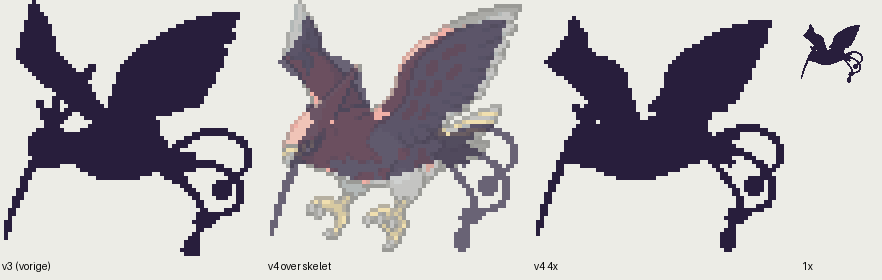

Generate this figure with Python:
"""Kolibrie silhouet v4 (Jordi, 24 okt): pose van Talonflame blijft (kop linksonder, vleugels als V,
staart naar rechts), maar kop, lijf en vleugelaanzet naar de leidraadfoto
(`referenties/jordi_leidraad_kop_vleugels.webp`) en Jordi's correctie op v3
(`referenties/jordi_silhouet_v3_correctie.png`):
- kop minder rond: een 'bovenhoofd' dat doorloopt in de nek; snavel uit de voorpunt van de kop;
- vleugels zitten met een brede, rechte aanzet op de rug (geen gat), iets kleiner t.o.v. het lijf;
- lijf gladder: één gestroomlijnde torpedo van borst naar staartwortel."""
import os, math
import numpy as np
from PIL import Image, ImageDraw
from silhouet import load, catmull, hi, tube, down, SS, HERE

yy, xx = np.mgrid[0:64, 0:64]


def poly(d, pts, smooth=True):
    c = catmull(pts + pts[:3], 12)[:-1] if smooth else pts
    d.polygon([(x * SS, y * SS) for x, y in c], fill=255)


def scaled(mask, cx, cy, k):
    """Masker schalen rond (cx, cy) met factor k (via 8x opschalen, dan weer omlaag)."""
    big = Image.fromarray((mask * 255).astype(np.uint8)).resize((64 * SS, 64 * SS), Image.NEAREST)
    a = 1 / k
    big = big.transform(big.size, Image.AFFINE, (a, 0, cx * SS * (1 - a), 0, a, cy * SS * (1 - a)), Image.NEAREST)
    return big


def build():
    tf = load('talonflame')
    m = tf[:, :, 3] > 0
    # vleugels uit Talonflame knippen
    cut = Image.new('L', (64, 64), 0)
    ImageDraw.Draw(cut).polygon([(0, 0), (30, 0), (24, 30), (4, 17), (0, 14)], fill=255)
    near = m & (np.array(cut) > 0)
    far = m & (xx >= 28) & (yy <= 27)
    add, d = hi()
    # verre vleugel: 85%, rond de aanzet op de rug
    add.paste(255, mask=scaled(far, 36, 28, 0.85))
    # rechte achterrand van de verre vleugel tot op het achterlijf (Jordi's lijn), geen gat
    poly(d, [(31, 26), (47, 24), (41, 37), (33, 34)], smooth=False)
    # nabije vleugel: 85%, rond de schouder; brede rechte aanzet op de schouder
    add.paste(255, mask=scaled(near, 22, 30, 0.85))
    poly(d, [(15, 23), (22, 25), (27, 31), (19, 33)], smooth=False)
    # rechte onderrand van de nabije vleugel tot op de schouder (Jordi's lijn), geen gat erboven
    poly(d, [(3, 15.5), (22.5, 32), (27, 30), (22, 16), (8, 10)], smooth=False)
    # lijf: gestroomlijnd, borst linksonder, rug omhoog naar de staartwortel rechts
    poly(d, [(18, 31), (26, 28.5), (35, 29), (42, 32), (46, 35), (45, 38.5), (39, 41.5),
             (30, 44.5), (22, 44.5), (16, 42.5), (14, 38)])
    # kop: 'bovenhoofd', schedel loopt over in de nek; voorpunt waar de snavel begint
    poly(d, [(19, 31), (15, 30), (11.5, 31.5), (9, 34.5), (7.8, 38), (9.5, 40.5), (13, 41.5), (17, 41)])
    # snavel uit de voorpunt van de kop, lang en dun naar linksonder
    tube(d, [(8.5, 38.5), (6, 44.5), (3.5, 51), (1.5, 58)], 2.2, 1.1)
    # jeguaka: klein waaiertje van drie veertjes op de kruin, naar achteren
    for tip in ((11, 26.5), (14.5, 25.5), (18, 27)):
        tube(d, [(13.5, 31.5), ((13.5 + tip[0]) / 2, (31.5 + tip[1]) / 2 - 0.4), tip], 2.6, 1.5)
    # staart: franje uit de staartwortel + drie slierten met Articuno-krul en racketpunt
    for a in (-15, 10, 35):
        r = math.radians(a)
        tube(d, [(43, 36), (43 + math.cos(r) * 8, 36 + math.sin(r) * 8)], 3.0, 1.8)
    ribbons = [[(45, 35), (53, 32), (60, 34), (62, 40), (58, 44)],
               [(45, 37), (54, 39), (60, 45), (59, 51), (54, 53)],
               [(44, 39), (49, 45), (52, 51), (50, 57)]]
    for rb in ribbons:
        tube(d, rb, 1.8, 1.3)
        (px, py), (x, y) = rb[-2], rb[-1]
        a = math.atan2(y - py, x - px)
        tube(d, [(x, y), (x + math.cos(a) * 3.5, y + math.sin(a) * 3.5)], 1.6, 4.4)
    m = down(add)
    # losse snippers (restjes van het knippen) weg: alleen het geheel dat aan het lijf vastzit houden
    keep = np.zeros_like(m); stack = [(38, 30)]
    while stack:
        y, x = stack.pop()
        if 0 <= y < 64 and 0 <= x < 64 and m[y, x] and not keep[y, x]:
            keep[y, x] = True
            stack += [(y + dy, x + dx) for dy in (-1, 0, 1) for dx in (-1, 0, 1)]
    return tf, keep


if __name__ == '__main__':
    tf, m = build()
    col = (40, 30, 60, 255)
    sil = np.zeros((64, 64, 4), np.uint8); sil[m] = col
    S = Image.fromarray(sil)
    W = Image.new('RGB', (64 * 4 * 3 + 64 + 50, 64 * 4 + 24), (236, 236, 230))
    v3 = Image.open(os.path.join(HERE, 'silhouet_v3_1x.png')).resize((256, 256), Image.NEAREST)
    W.paste(v3, (0, 0), v3)
    ghost = tf.copy(); ghost[:, :, 3] = (ghost[:, :, 3] * 0.35).astype(np.uint8)
    G = Image.fromarray(ghost).resize((256, 256), Image.NEAREST)
    W.paste(G, (266, 0), G)
    s2 = sil.copy(); s2[m, 3] = 170
    S2 = Image.fromarray(s2).resize((256, 256), Image.NEAREST)
    W.paste(S2, (266, 0), S2)
    S4 = S.resize((256, 256), Image.NEAREST)
    W.paste(S4, (532, 0), S4)
    W.paste(S, (800, 20), S)
    dr = ImageDraw.Draw(W)
    for x, t in ((0, 'v3 (vorige)'), (266, 'v4 over skelet'), (532, 'v4 4x'), (800, '1x')):
        dr.text((x + 2, 260), t, fill='black')
    W.save(os.path.join(HERE, 'silhouet_v4.png'))
    S.save(os.path.join(HERE, 'silhouet_v4_1x.png'))
